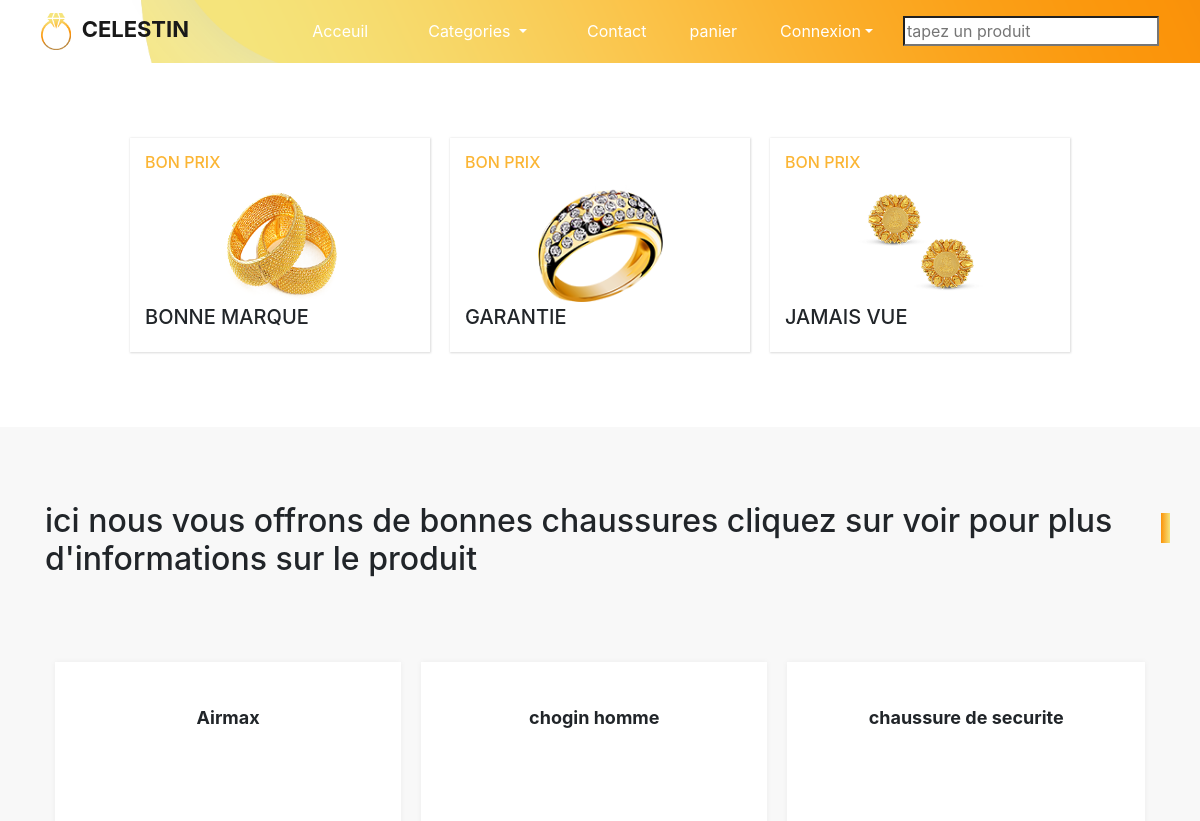
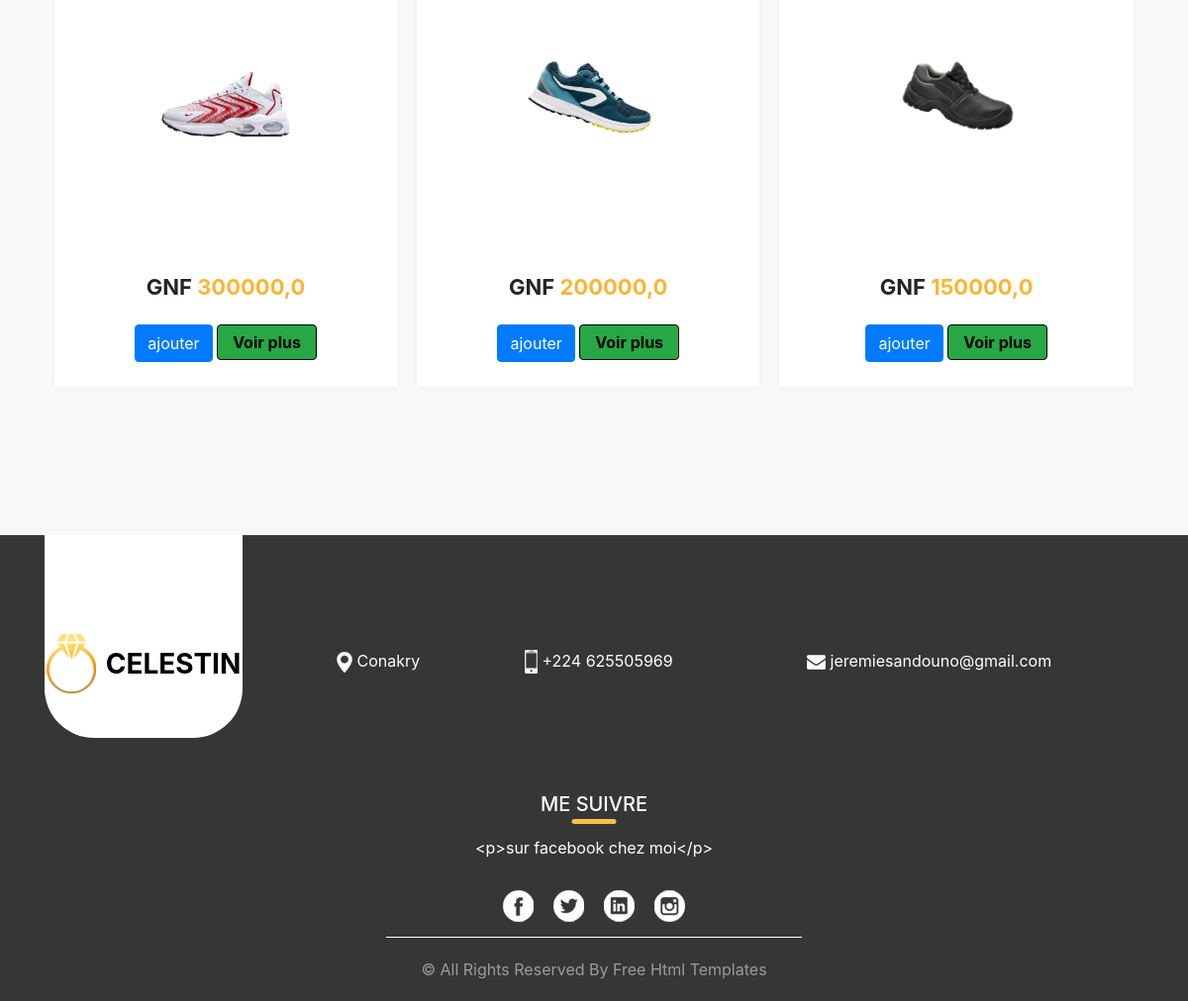
The page /chaussure on the database its author committed (2 pictures, top to bottom).
### gestionproduit/models.py (models this page shows, shortened)
class Produit(models.Model):
    nom=models.CharField(max_length=30)
    prix=models.FloatField()
    description=models.TextField()
    image=models.ImageField(upload_to='%Y%m%d')
    date=models.DateField(auto_now=True)
    categorie=models.ForeignKey(Categories,on_delete=models.CASCADE)

### gestionproduit/views.py (the view)
def chaussure(request):
    chaussure=Produit.objects.filter(categorie__nom='chaussures')
    context={
        'chaussure':chaussure
    }
    return render(request,'gestionproduit/chaussure.html',context)

### gestionproduit/templates/gestionproduit/chaussure.html (shortened to what this page needs)
{% load static %}
<!DOCTYPE html>
<html>
<head>
  <link rel="stylesheet" type="text/css" href="https://cdnjs.cloudflare.com/ajax/libs/OwlCarousel2/2.1.3/assets/owl.carousel.min.css" />
  <link rel="stylesheet" type="text/css" href="{% static 'gestionproduit/css/bootstrap.css' %}" />
  <link href="{% static 'gestionproduit/css/style.css' %}" rel="stylesheet" />
  <link href="{% static 'gestionproduit/css/responsive.css'%}" rel="stylesheet" />
</head>
<body class="sub_page">
  <div class="hero_area">
    <header class="header_section">
      <div class="container-fluid">
        <nav class="navbar navbar-expand-lg custom_nav-container ">
          <a class="navbar-brand" href="index.html">
            <img src="images/logo.png" alt="">
            <span>
              Celestin
            </span>
          </a>
          <div class="collapse navbar-collapse" id="navbarSupportedContent">
            <div class="d-flex ml-auto flex-column flex-lg-row align-items-center">
              <ul class="navbar-nav  ">
                <li class="nav-item active">
                  <a class="nav-link" href="{% url 'home' %}">Acceuil <span class="sr-only">(current)</span></a>
                </li>
                <li class="nav-item dropdown">
                    <a class="nav-link dropdown-toggle" data-toggle="dropdown" href="{% url 'categorie' %}">Categories </a>
                  </li>
                <li class="nav-item">
                  <a class="nav-link" href="{% url 'contact' %}">Contact </a>
                </li>
                <li class="quote_btn-container  ">
                  <button id="pani" type="button" class="btn " data-container="body" data-toggle="popover" data-placement="bottom" data-html="true" data-content="Vivamus
                 sagittis lacus vel augue laoreet rutrum faucibus." style="color: white;">
                          <a href="{% url 'checkout' %}" style="color: white;">panier</a>
                 </button>
                </li>
                <li class="nav-item dropdown">
                  <a class="nav-link dropdown-toggle dat" data-toggle="dropdown" href="#">Connexion</a>
                </li>
                <form class="form-inline" method="get" action="{% url 'search' %}">
                  <input type="search" placeholder="tapez un produit" name="search">
                 </form>
              </ul>
            </div>
          </div>
        </nav>
      </div>
    </header>
  </div>
  <div class="item_section layout_padding2">
    <div class="container">
      <div class="item_container">
        <div class="box">
          <div class="price">
            <h6>
              BON PRIX
            </h6>
          </div>
          <div class="img-box">
            <img src="images/i-1.png" alt="">
          </div>
          <div class="name">
            <h5>
              bonne marque
            </h5>
          </div>
        </div>
        <div class="box">
          <div class="price">
            <h6>
              BON PRIX
            </h6>
          </div>
          <div class="img-box">
            <img src="images/i-2.png" alt="">
          </div>
          <div class="name">
            <h5>
              Garantie
            </h5>
          </div>
        </div>
        <div class="box">
          <div class="price">
            <h6>
             BON PRIX
            </h6>
          </div>
          <div class="img-box">
            <img src="images/i-3.png" alt="">
          </div>
          <div class="name">
            <h5>
              Jamais vue
            </h5>
          </div>
        </div>
      </div>
    </div>
  </div>
  <section class="price_section layout_padding">
    <div class="container">
      <div class="heading_container tex-center">
        <h2>
          ici nous vous offrons de bonnes chaussures cliquez sur voir pour plus d'informations sur le produit
        </h2>
      </div>
      <div class="price_container">
        {% for Produit in chaussure %}
        <div class="box">
          <div class="name">
            <h6 id="aa{{Produit.id}}">
              {{Produit.nom}}
            </h6>
          </div>
          <div class="img-box">
            <img src="{{Produit.image.url}}" alt="">
          </div>
          <div class="detail-box">
            <h5>
              GNF <span>{{Produit.prix}}</span>
            </h5>
            <button id="{{Produit.id}}" class="celestinho btn btn-primary mt-3">ajouter</button>
            <a class="nav-link btn btn-success" href="detail/{{Produit.id}}" >Voir plus</a>
          </div>
        </div>
        {% endfor %}
      </div>
    </div>
  </section>
{% include 'gestionproduit/footer.html' %}
</body>
</html>

### gestionproduit/static/gestionproduit/css/style.css (style rules this page uses)
body { font-family: "Poppins", sans-serif; color: #0c0c0c; background-color: #ffffff; }
.layout_padding { padding: 75px 0; }
.layout_padding2 { padding: 45px 0; }
.heading_container { display: -webkit-box; display: -ms-flexbox; display: flex; }
.heading_container h2 { position: relative; }
.heading_container h2::before { content: ""; position: absolute; width: 9px; height: 30px; top: 14%; right: -15px; background: -webkit-gradient(linear, left top, right top, from(#fb930a), to(#f5e47b)); background: linear-gradient(to right, #fb930a, #f5e47b); }
.hero_area { height: 100vh; position: relative; background-image: url(../images/hero-bg.png); background-size: cover; background-position: bottom right; background-repeat: no-repeat; }
.sub_page .hero_area { height: auto; background-position: top right; }
.header_section .container-fluid { padding-right: 25px; padding-left: 25px; }
.custom_nav-container.navbar-expand-lg .navbar-nav .nav-link { padding: 10px 30px; color: #ffffff; text-align: center; }
a, a:hover, a:focus { text-decoration: none; }
.btn, .btn:focus { outline: none !important; -webkit-box-shadow: none; box-shadow: none; }
.navbar-brand { display: -webkit-box; display: -ms-flexbox; display: flex; -webkit-box-align: center; -ms-flex-align: center; align-items: center; }
.navbar-brand img { width: 30px; margin-right: 5px; }
.navbar-brand span { font-size: 22px; font-weight: 700; color: #191919; text-transform: uppercase; }
.custom_nav-container { z-index: 99999; padding: 5px 0; }
.quote_btn-container { display: -webkit-box; display: -ms-flexbox; display: flex; -webkit-box-align: center; -ms-flex-align: center; align-items: center; }
.quote_btn-container a { color: #000000; position: relative; }
.item_section .item_container { display: -webkit-box; display: -ms-flexbox; display: flex; -webkit-box-pack: center; -ms-flex-pack: center; justify-content: center; -ms-flex-wrap: wrap; flex-wrap: wrap; }
.item_section .item_container .box { width: 300px; display: -webkit-box; display: -ms-flexbox; display: flex; -webkit-box-orient: vertical; -webkit-box-direction: normal; -ms-flex-direction: column; flex-direction: column; -webkit-box-pack: justify; -ms-flex-pack: justify; justify-content: space-between; margin: 30px 10px; padding: 15px; -webkit-box-shadow: 0px 0px 2px 0.5px rgba(0, 0, 0, 0.15); box-shadow: 0px 0px 2px 0.5px rgba(0, 0, 0, 0.15); }
.item_section .item_container .box .img-box { width: 100%; display: -webkit-box; display: -ms-flexbox; display: flex; -webkit-box-pack: center; -ms-flex-pack: center; justify-content: center; }
.item_section .item_container .box .img-box img { width: 125px; }
.item_section .item_container .box h6 { color: #fbb534; text-transform: uppercase; }
.item_section .item_container .box h5 { text-transform: uppercase; }
.price_section { background-color: #f8f8f8; }
.price_section .price_container { display: -webkit-box; display: -ms-flexbox; display: flex; -webkit-box-pack: center; -ms-flex-pack: center; justify-content: center; padding: 40px 0; -ms-flex-wrap: wrap; flex-wrap: wrap; }
.price_section .price_container .box { min-width: 300px; max-width: 360px; height: 550px; display: -webkit-box; display: -ms-flexbox; display: flex; -webkit-box-orient: vertical; -webkit-box-direction: normal; -ms-flex-direction: column; flex-direction: column; -webkit-box-align: center; -ms-flex-align: center; align-items: center; -webkit-box-pack: justify; -ms-flex-pack: justify; justify-content: space-between; margin: 35px 10px; padding: 45px 0 25px 0; text-align: center; background-color: #ffffff; -webkit-box-shadow: 0px 0px 6px 0 rgba(0, 0, 0, 0.05); box-shadow: 0px 0px 6px 0 rgba(0, 0, 0, 0.05); -webkit-box-flex: 1; -ms-flex-positive: 1; flex-grow: 1; }
.price_section .price_container .box .img-box { width: 100%; display: -webkit-box; display: -ms-flexbox; display: flex; -webkit-box-pack: center; -ms-flex-pack: center; justify-content: center; }
.price_section .price_container .box .img-box img { width: 150px; }
.price_section .price_container .box h6 { font-weight: bold; font-size: 18px; }
.price_section .price_container .box .detail-box h5 { text-transform: uppercase; font-weight: bold; font-size: 22px; }
.price_section .price_container .box .detail-box h5 span { color: #fbb534; }
.price_section .price_container .box .detail-box a { display: inline-block; padding: 5px 15px; border: 1px solid #000000; font-weight: bold; color: #000000; margin-top: 15px; }

### rows shown on the page
Produit: nom "Airmax", image (picture), prix "300000,0"
Produit: nom "chogin homme", image (picture), prix "200000,0"
Produit: nom "chaussure de securite", image (picture), prix "150000,0"
